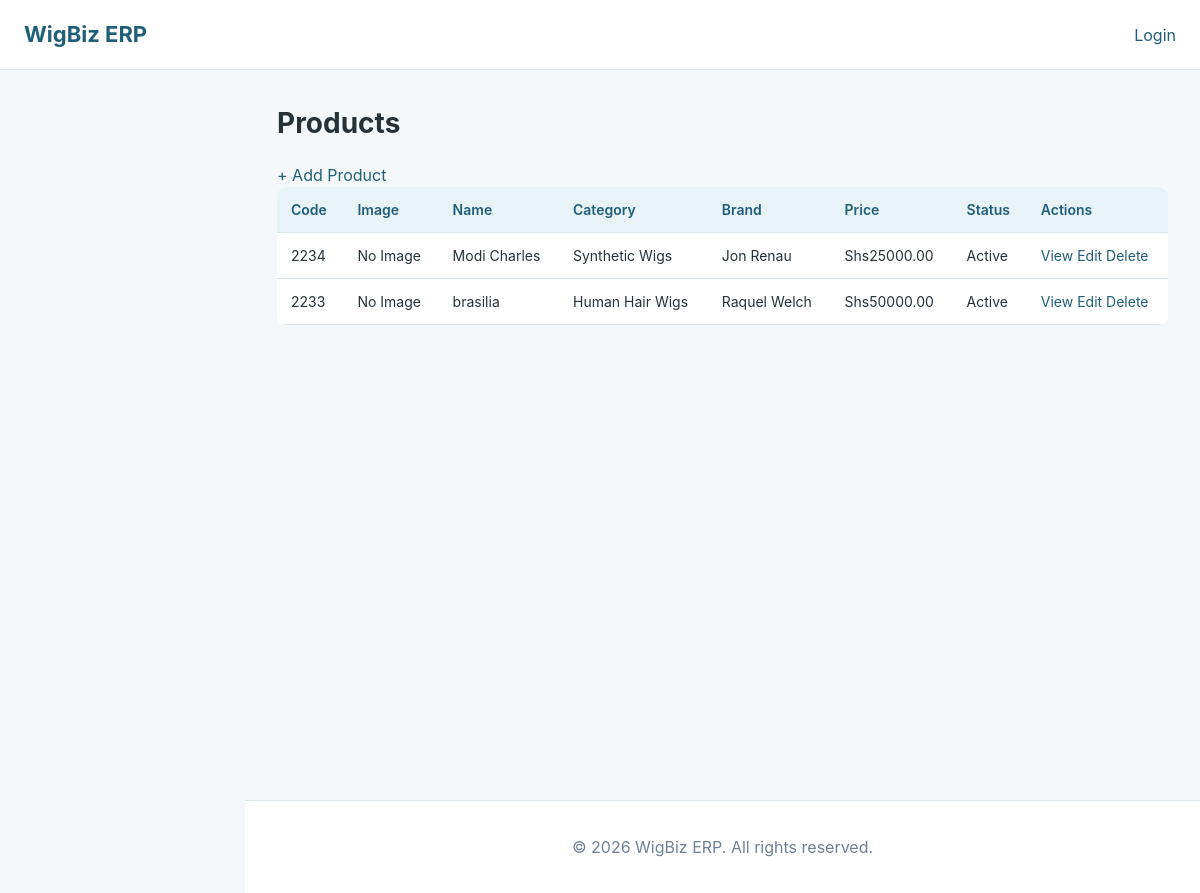
/products/, run on an earlier commit of the app's database.
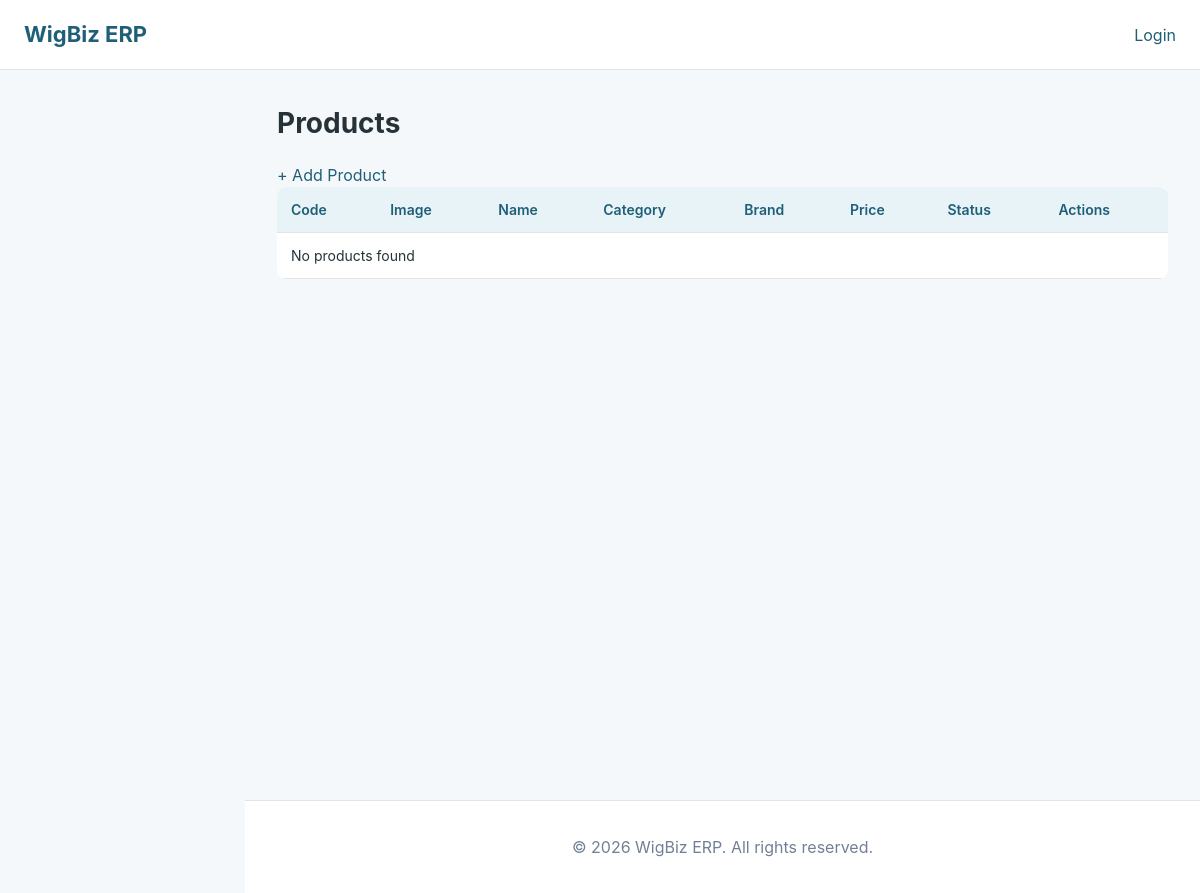
And on a later commit of the database.
### products/models.py (models this page shows, shortened)
class Product(models.Model):
    category = models.ForeignKey(Category, on_delete=models.PROTECT, related_name="products")
    brand = models.ForeignKey(Brand, on_delete=models.PROTECT, related_name="products")
    product_code = models.CharField(max_length=50, unique=True)
    barcode = models.CharField(max_length=100, unique=True, blank=True, null=True)
    name = models.CharField(max_length=200)
    description = models.TextField(blank=True)
    hair_type = models.CharField(max_length=50, blank=True)
    texture = models.CharField(max_length=50, blank=True)
    length = models.IntegerField(null=True, blank=True)
    color = models.CharField(max_length=50, blank=True)
    cost_price = models.DecimalField(max_digits=10, decimal_places=2)
    selling_price = models.DecimalField(max_digits=10, decimal_places=2)
    reorder_level = models.IntegerField(default=5)
    image = models.ImageField(upload_to="products/", blank=True, null=True)
    status = models.BooleanField(default=True)
    created_at = models.DateTimeField(auto_now_add=True)
    updated_at = models.DateTimeField(auto_now=True)

class Category(models.Model):
    name = models.CharField(max_length=100)
    description = models.TextField(blank=True)
    created_at = models.DateTimeField(auto_now_add=True)
    def __str__(self):
        return self.name

class Brand(models.Model):
    name = models.CharField(max_length=100)
    description = models.TextField(blank=True)
    created_at = models.DateTimeField(auto_now_add=True)
    def __str__(self):
        return self.name

### products/views.py (the view)
# urls.py: path("",views.view_product,name="view_product"),
def view_product(request):
    query = request.GET.get("search")
    products=Product.objects.all().order_by("-created_at")
    if query:
        products = products.filter(
            name__icontains=query
        )
    context={
        "products":products,
        "search": query
        }
    return render(request, "Products/view_products.html",context)

### templates/Products/view_products.html (shortened to what this page needs)
{% extends "base.html" %}
{% block content %}
<div class="page-header">
    <h1>
        Products
    </h1>
    <a href="{% url 'add_product' %}" class="btn-primary">
        + Add Product
    </a>
</div>
<table class="erp-table">
<thead>
<tr>
<th>Code</th>
<th>Image</th>
<th>Name</th>
<th>Category</th>
<th>Brand</th>
<th>Price</th>
<th>Status</th>
<th>Actions</th>
</tr>
</thead>
<tbody>
{% for product in products %}
<tr>
<td>
{{ product.product_code }}
</td>
<td>
{% if product.image %}
<img src="{{ product.image.url }}" width="50">
{% else %}
No Image
{% endif %}
</td>
<td>
{{ product.name }}
</td>
<td>
{{ product.category }}
</td>
<td>
{{ product.brand }}
</td>
<td>
Shs{{ product.selling_price }}
</td>
<td>
{% if product.status %}
<span class="active">
Active
</span>
{% else %}
<span class="inactive">
Inactive
</span>
{% endif %}
</td>
<td>
<a href="{% url 'product-detail' product.id %}">
View
</a>
<a href="{% url 'product-edit' product.id %}">
Edit
</a>
<a href="{% url 'product-delete' product.id %}">
Delete
</a>
</td>
</tr>
{% empty %}
<tr>
<td colspan="8">
No products found
</td>
</tr>
{% endfor %}
</tbody>
</table>
{% endblock %}

### templates/base.html (shortened to what this page needs)
{% load static %}
<!DOCTYPE html>
<html lang="en">
<head>
    <link rel="stylesheet"
          href="{% static 'css/dashboard.css' %}">
</head>
<body>
<header class="navbar">
    <div class="navbar-left">
        <span class="brand">
            WigBiz ERP
        </span>
    </div>
    <div class="navbar-right">
        {% if user.is_authenticated %}
            <span class="user-name">
                {{ user.username }}
            </span>
            {% if user.role %}
                <span class="user-role">
                    {{ user.role.name }}
                </span>
            {% endif %}
        {% else %}
            <a href="{% url 'accounts:login' %}">
                Login
            </a>
        {% endif %}
    </div>
</header>
<div class="layout">
<main class="main-content">
    {% block content %}
    {% endblock %}
</main>
</div>
<footer class="footer">
    <p>
        &copy; {% now "Y" %} WigBiz ERP.
        All rights reserved.
    </p>
</footer>
</body>
</html>

### static/css/dashboard.css (style rules this page uses)
:root { --primary: #1f5f78; --primary-dark: #16465a; --primary-light: #e8f3f7; --background: #f4f8fa; --card: #ffffff; --text: #263238; --muted: #718096; --border: #dce6ea; --success: #3b8d78; --success-light: #e6f3ef; --warning: #d69e2e; --warning-light: #fbf3e0; --danger: #c05640; --danger-light: #fbeae6; --shadow: 0 2px 10px rgba(0, 0, 0, 0.06); --shadow-hover: 0 5px 18px rgba(0, 0, 0, 0.08); --space-xs: 6px; --space-sm: 10px; --space-md: 16px; --space-lg: 24px; --space-xl: 32px; --radius-sm: 6px; --radius-md: 9px; --radius-lg: 12px; --sidebar-width: 245px; --navbar-height: 70px; --transition: 0.2s ease; }
* { box-sizing: border-box; }
html { scroll-behavior: smooth; }
body { margin: 0; padding: 0; font-family: -apple-system, "Segoe UI", Arial, Helvetica, sans-serif; background: var(--background); color: var(--text); line-height: 1.5; -webkit-font-smoothing: antialiased; }
.navbar { height: var(--navbar-height); display: flex; align-items: center; justify-content: space-between; padding: 0 var(--space-lg); background: var(--card); border-bottom: 1px solid var(--border); position: sticky; top: 0; z-index: 1000; }
.navbar-left { display: flex; align-items: center; gap: var(--space-sm); }
.brand { font-size: 22px; font-weight: 700; color: var(--primary); }
.navbar-right { display: flex; align-items: center; gap: var(--space-lg); }
.navbar-right a { color: var(--primary); }
.layout { display: flex; min-height: calc(100vh - var(--navbar-height)); }
.main-content { margin-left: var(--sidebar-width); width: calc(100% - var(--sidebar-width)); padding: var(--space-xl); min-height: calc(100vh - var(--navbar-height)); }
.main-content h1 { margin-top: 0; font-size: 28px; color: var(--text); }
table { width: 100%; border-collapse: collapse; background: var(--card); border-radius: var(--radius-md); overflow: hidden; }
th { background: var(--primary-light); color: var(--primary); font-weight: 600; text-align: left; }
th, td { padding: 12px 14px; border-bottom: 1px solid var(--border); font-size: 14px; }
a { color: var(--primary); text-decoration: none; }
.footer { margin-left: var(--sidebar-width); padding: 18px var(--space-xl); text-align: center; color: var(--muted); background: var(--card); border-top: 1px solid var(--border); }

What changed in the data, as far as the page shows it:
removed Product: product_code "2234", image "No Image", name "Modi Charles", category "Synthetic Wigs", brand "Jon Renau", selling_price "25000.00", status "Active"
removed Product: product_code "2233", image "No Image", name "brasilia", category "Human Hair Wigs", brand "Raquel Welch", selling_price "50000.00", status "Active"
Also different on the page:
text now shown: "No products found"
